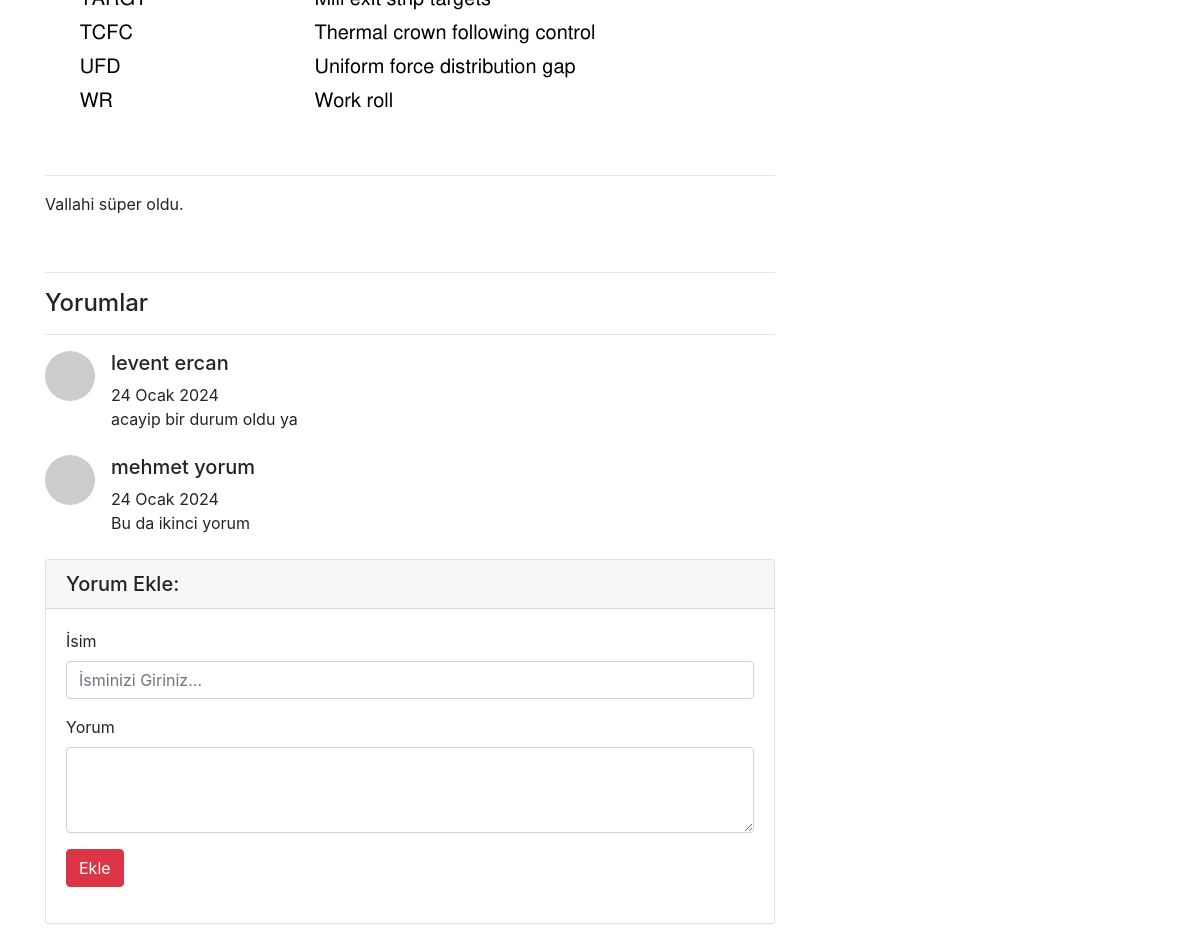
The page /articles/article/26 (signed in, lower part) on the database as committed earlier.
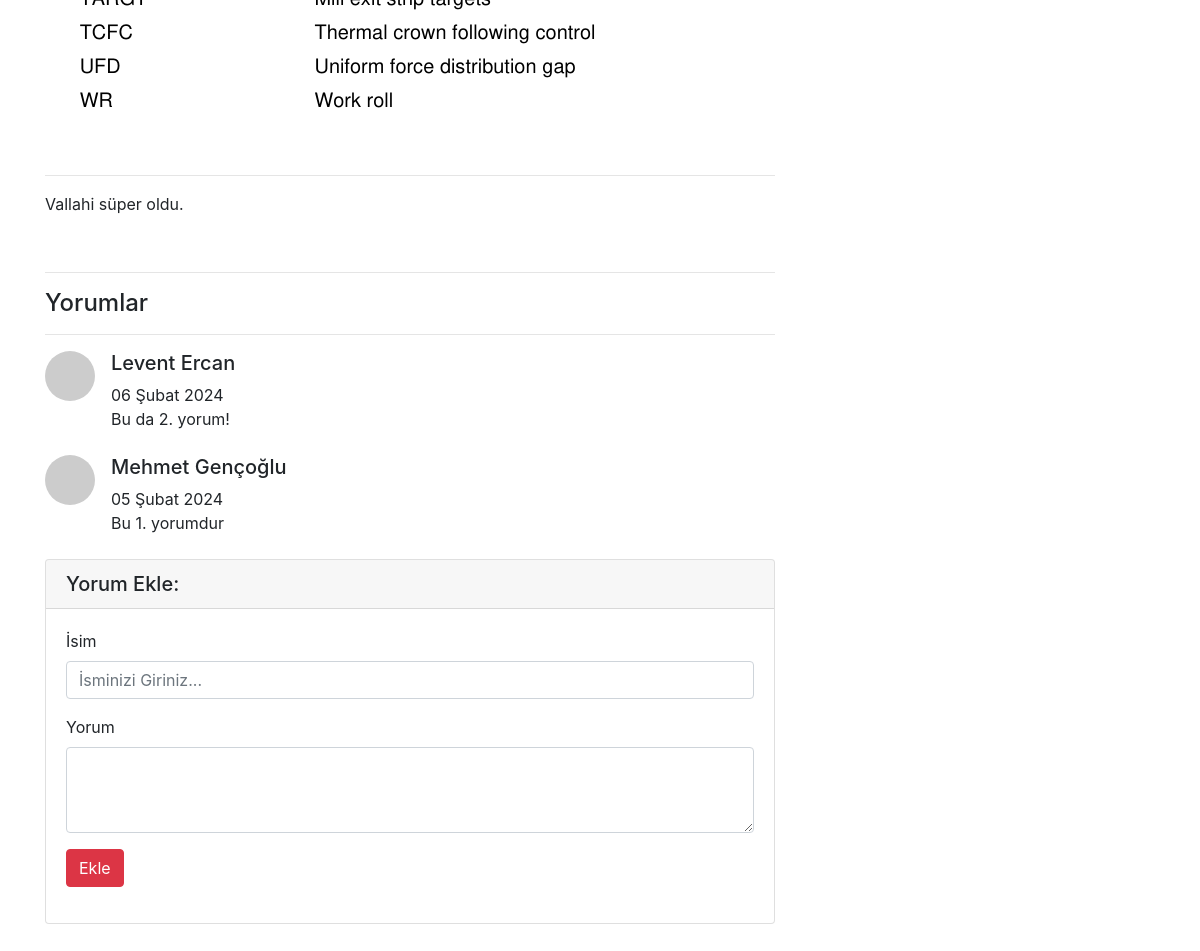
The same page on the database as committed later.
### article/models.py (models this page shows, shortened)
class Article(models.Model):
    author = models.ForeignKey("auth.User",on_delete= models.CASCADE, verbose_name= "Yazar")
    titles = models.CharField(max_length=50,verbose_name="Başlık")
    content = RichTextField(verbose_name="İçerik")
    created_date = models.DateField(auto_now_add=True,verbose_name="Oluşturulma Tarihi")
    article_image = models.FileField(blank=True,null=True,verbose_name="Makale Fotoğrafı")

class Comment(models.Model):
    article = models.ForeignKey(Article,on_delete = models.CASCADE,verbose_name="Makale", related_name = "comments")
    comment_author = models.CharField(max_length=50,verbose_name="İsim")
    comment_content = models.CharField(max_length=200,verbose_name="Yorum")
    comment_date = models.DateField(auto_now_add=True,verbose_name="Yorum Tarihi")
    class Meta: #Sıralama için meta classı gerekiyor
        ordering = ['-comment_date']

### article/views.py (the view)
# urls.py: path("article/<int:id>",views.detail,name="detail"),
@login_required(login_url="user:login")
def detail(request,id):
    article = get_object_or_404(Article,id = id)
    comments = article.comments.all() #related_name = comments
    return render(request,"detail.html",{"article":article, "comments":comments})

### templates/detail.html (shortened to what this page needs)
{% extends "layout.html" %}
{% block body %}
<div class="row">
    <div class="col-lg-8">
      {% if article.article_image %}
      <img class="img-fluid rounded" src="{{article.article_image.url}}" alt="">
      {% endif %}
      <hr>
      <p class="lead">
          {{article.content|safe}}
      </p>
      <hr>
      <h4> Yorumlar </h4>
      <hr>
      {% if comments %}
      {% for comment in comments %}
      <div class="media mb-4">
        <img class="d-flex mr-3 rounded-circle" src="http://placehold.it/50x50" alt="">
        <div class="media-body">
          <h5 class="mt-0"> {{ comment.comment_author }}  </h5>
          {{ comment.comment_date}} <br>
          {{ comment.comment_content }}
        </div>
      </div>
      {% endfor %}
      {% else %}
      <div class = "alert alert-danger">
      Bu makalaye ait yorum bulunmuyor, ilk yorum yapan siz olun!
          </div>
      {% endif %}
      <div class="card my-4">
        <h5 class="card-header">Yorum Ekle:</h5>
        <div class="card-body">
          <form method="post" action = "{% url 'article:comment' article.id %}">
            <div class="form-group">
              <label for="formGroupExampleInput">İsim</label>
              <input type="text" name = "comment_author" class="form-control" id="formGroupName" placeholder="İsminizi Giriniz...">
            </div>
            <div class="form-group">
              <label for="formGroupExampleInput">Yorum</label>
              <textarea class="form-control" name="comment_content"  rows= "3"> </textarea>
            </div>
            <button type="submit" class="btn btn-danger">Ekle</button>
          </form>
        </div>
      </div>
    </div>
{% endblock body %}

### templates/layout.html (shortened to what this page needs)
<!DOCTYPE <!DOCTYPE html>
{% load static %}
<html>
    <head>
        <link rel = "stylesheet" href = "{% static 'css/bootstrap.min.css'%}" >
    </head>
    <body>
        <div style = "margin-top : 100px; margin-bottom : 50px;" class = "container">
            {% block body %}
            {% endblock body %}
        </div>
    </body>
</html>

Rows that differ between the two databases and show on the page:
removed Comment: comment_author "levent ercan", comment_date "24 Ocak 2024", comment_content "acayip bir durum oldu ya"
removed Comment: comment_author "mehmet yorum", comment_date "24 Ocak 2024", comment_content "Bu da ikinci yorum"
added Comment: comment_author "Levent Ercan", comment_date "06 Şubat 2024", comment_content "Bu da 2. yorum!"
added Comment: comment_author "Mehmet Gençoğlu", comment_date "05 Şubat 2024", comment_content "Bu 1. yorumdur"
